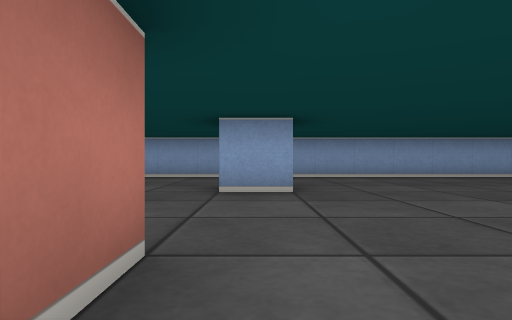
view 1 (above)

17 first-person views from a walk through a cub3D ray-caster map. The camera is about half as high as the walls, looks level and sees 75° across. The floor is counted in squares. Each view is taken from the middle of a square. On the plan, view 1 faces up. The plan holds only what a view shows up to about 9 squares ahead; the rest is blank.

view 2
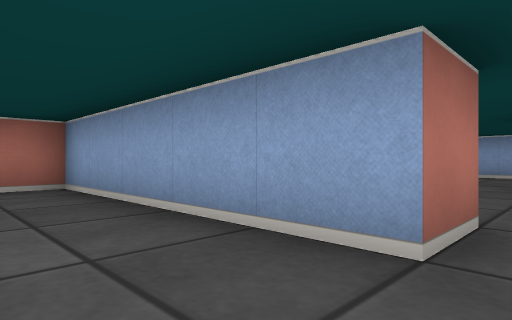

view 3
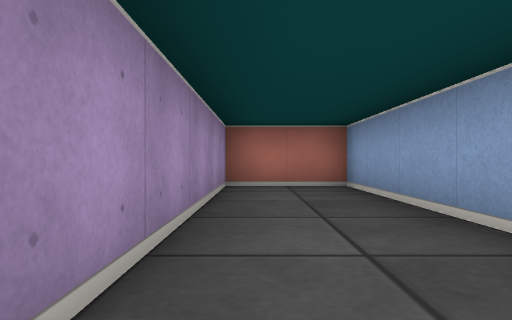

view 4
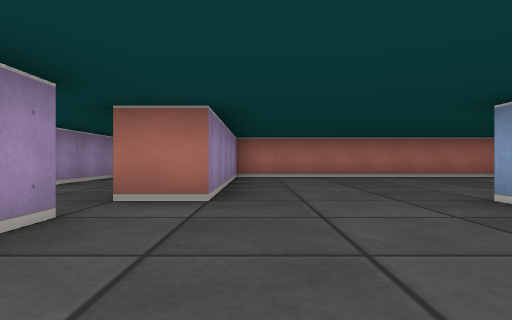

view 5
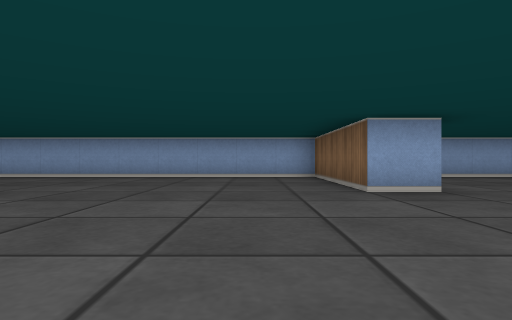

view 6
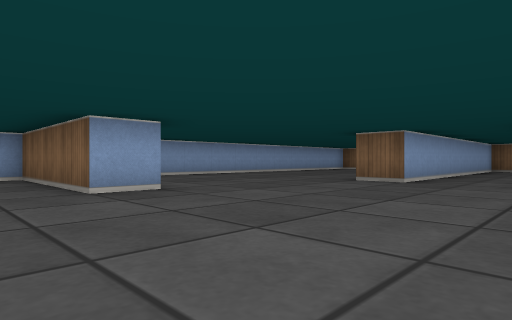

view 7
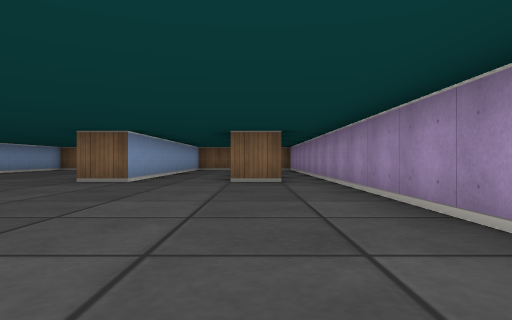

view 8
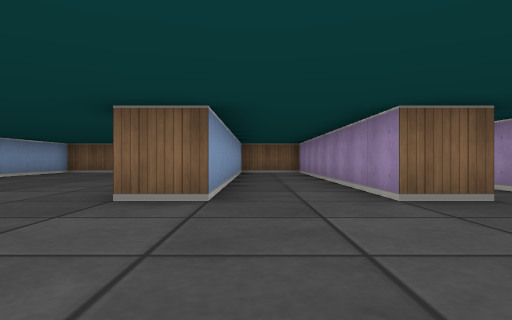

view 9
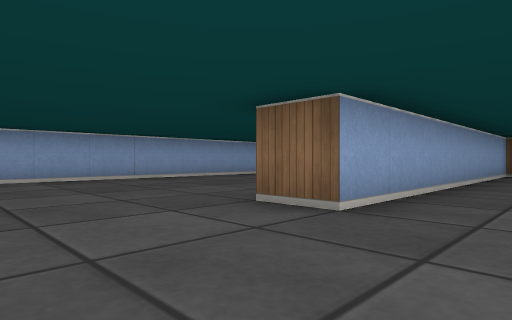

view 10
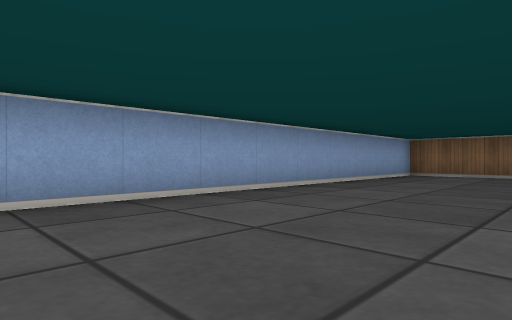

view 11
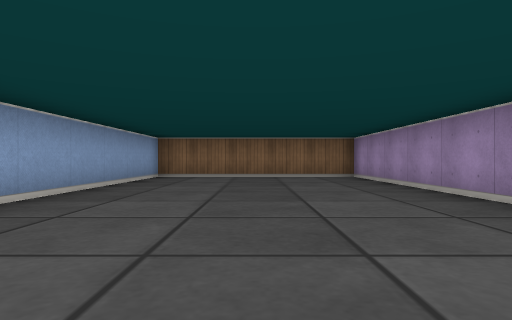

view 12
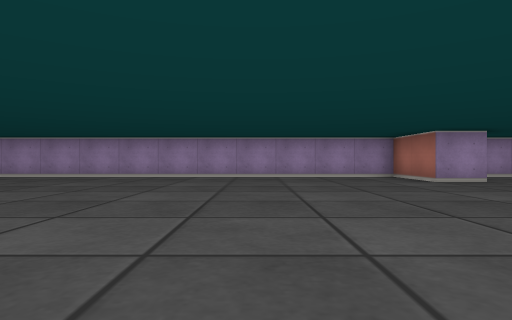

view 13
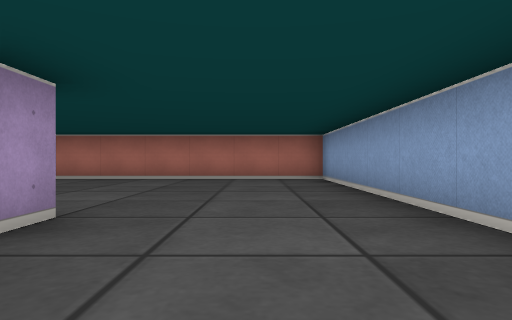

view 14
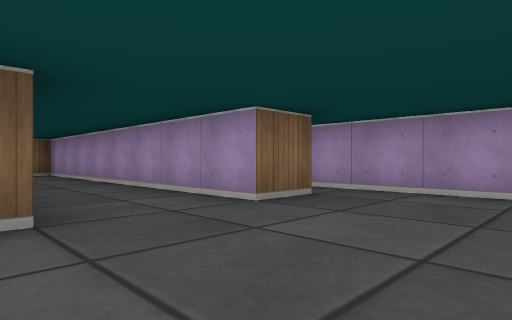

view 15
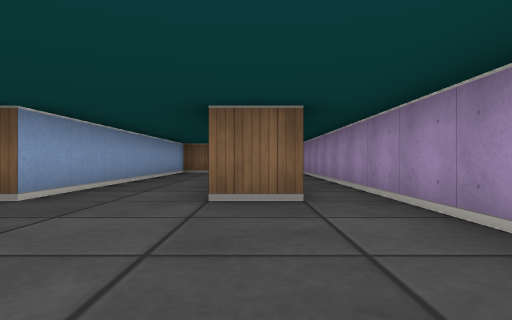

view 16
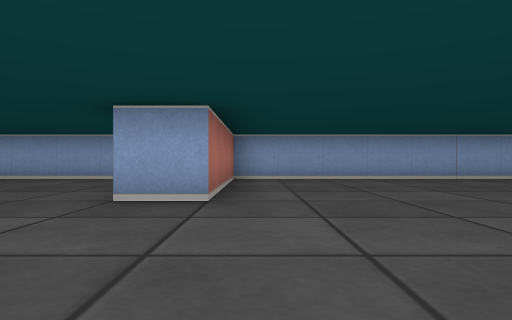

view 17
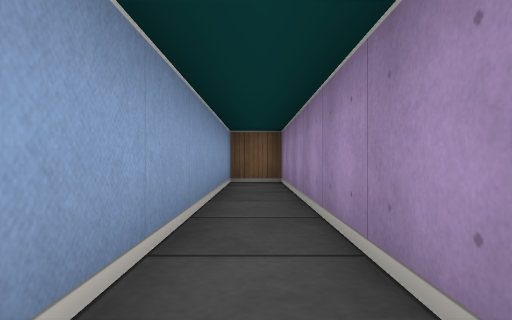

### Floor plan
Ten units are one square. View 1 is at (0, 0); x grows to the right and y downward. Boxes are objects, and circles mark ways between rooms. Rooms are numbered by the first view taken in them; rooms with no view inside come last. Other rooms are left out.
<svg viewBox="-60 -90 280 110">
<path fill="none" stroke="#000" d="M-5 -5 -55 -5 -55 15 -6 15M135 6 135 -5 212 -5M5 -45 -5 -45M162 -35 215 -35 215 -85 95 -85 95 -45 85 -45 85 -85 -55 -85 -55 -15 -5 -15 -5 -5M5 -5 15 -5 15 15 215 15 215 5 156 5M-5 -55 1 -55M215 -8 215 -25 135 -25 135 -35"/>
<circle cx="0" cy="-10" r="3" fill="#2a7"/>
<text x="-30" y="0">1</text>
<text x="80" y="-40">2</text>
</svg>
Room 1 opens to room 2.

Where each view was taken, in squares from view 1:
view 1: 0 up, 0 right, facing up
view 2: 1 down, 0 right, facing up-left
view 3: 1 down, 0 right, facing left
view 4: 2 up, 3 right, facing left
view 5: 0 up, 7 right, facing up
view 6: 0 up, 7 right, facing up-right
view 7: 0 up, 7 right, facing right
view 8: 2 up, 10 right, facing right
view 9: 1 up, 11 right, facing up-right
view 10: 5 up, 12 right, facing up-right
view 11: 6 up, 13 right, facing right
view 12: 7 up, 5 right, facing down
view 13: 7 up, 2 right, facing left
view 14: 3 up, 11 right, facing down-right
view 15: 0 up, 10 right, facing right
view 16: 1 up, 10 right, facing up
view 17: 1 down, 15 right, facing right
